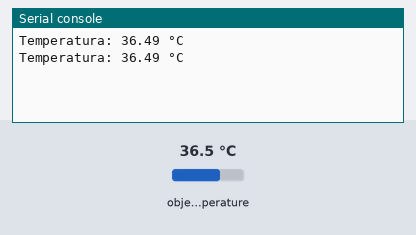
Bench run of a program on a simulated ESP8266 board running MicroPython. On the bench: the last lines printed to the serial console. The inputs (shaded band) are chosen by the test bench; at power-on: object temperature 36.5 °C.

Above: at 1.2 s.
1.3 s: object temperature set to 20 °C
At 2.6 s:
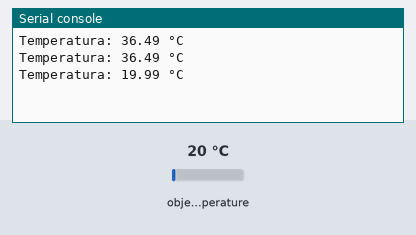
2.8 s: object temperature set to 26 °C
At 3.8 s:
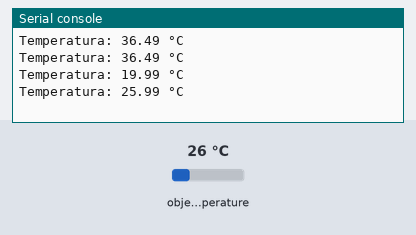
Timing chart, 0 to 5.8 s (numbered marks = the images above; inputs shaded):
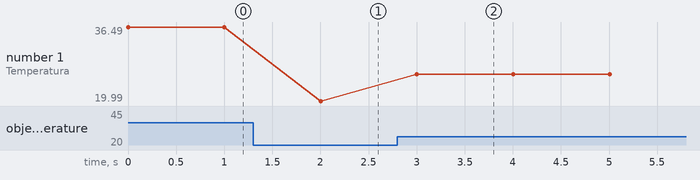

Measured:
- after the input at 1.3 s, the serial console: prints a new line after 0.70 s (image 1)
- after the input at 2.8 s, the serial console: prints a new line after 0.20 s (image 2)
- plotted number 1: 36.49 → 19.99 after the input at 1.3 s, 19.99 → 25.99 after the input at 2.8 s

The program:

main.py
```python
from machine import Pin, I2C
import time

# Definir la dirección del sensor de temperatura MLX90614
MLX90614_ADDRESS = 0x5A

# Configurar el bus I2C
i2c = I2C(scl=Pin(5), sda=Pin(4), freq=100000)

def read_temperature():
    # Leer los datos de temperatura del sensor MLX90614
    data = i2c.readfrom_mem(MLX90614_ADDRESS, 0x07, 2)

    # Convertir los datos en temperatura Celsius
    temp_data = (data[1] << 8) | data[0]
    temperature = (temp_data * 0.02) - 273.15

    return temperature

while True:
    # Leer la temperatura
    temp = read_temperature()

    # Mostrar la temperatura en el Serial Monitor/consola
    print("Temperatura: {:.2f} °C".format(temp))

    # Esperar un segundo antes de la próxima lectura
    time.sleep(1)
```
